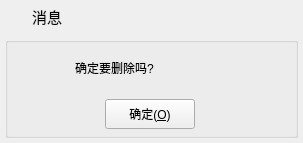
<?xml version="1.0" encoding="UTF-8"?>
<ui version="4.0">
 <class>frmMessageBox</class>
 <widget class="QDialog" name="frmMessageBox">
  <property name="geometry">
   <rect>
    <x>0</x>
    <y>0</y>
    <width>303</width>
    <height>143</height>
   </rect>
  </property>
  <property name="windowTitle">
   <string>提示</string>
  </property>
  <property name="windowIcon">
   <iconset resource="resources.qrc">
    <normaloff>:/image/diamond.png</normaloff>:/image/diamond.png</iconset>
  </property>
  <layout class="QVBoxLayout" name="verticalLayout">
   <property name="spacing">
    <number>0</number>
   </property>
   <property name="leftMargin">
    <number>0</number>
   </property>
   <property name="topMargin">
    <number>0</number>
   </property>
   <property name="rightMargin">
    <number>0</number>
   </property>
   <property name="bottomMargin">
    <number>0</number>
   </property>
   <item>
    <widget class="QWidget" name="widget_title" native="true">
     <property name="sizePolicy">
      <sizepolicy hsizetype="Preferred" vsizetype="Fixed">
       <horstretch>0</horstretch>
       <verstretch>0</verstretch>
      </sizepolicy>
     </property>
     <property name="minimumSize">
      <size>
       <width>100</width>
       <height>28</height>
      </size>
     </property>
     <layout class="QHBoxLayout" name="horizontalLayout_2">
      <property name="spacing">
       <number>0</number>
      </property>
      <property name="leftMargin">
       <number>0</number>
      </property>
      <property name="topMargin">
       <number>0</number>
      </property>
      <property name="rightMargin">
       <number>0</number>
      </property>
      <property name="bottomMargin">
       <number>0</number>
      </property>
      <item>
       <widget class="QLabel" name="lab_Ico">
        <property name="sizePolicy">
         <sizepolicy hsizetype="Minimum" vsizetype="Preferred">
          <horstretch>0</horstretch>
          <verstretch>0</verstretch>
         </sizepolicy>
        </property>
        <property name="minimumSize">
         <size>
          <width>32</width>
          <height>0</height>
         </size>
        </property>
        <property name="text">
         <string/>
        </property>
        <property name="alignment">
         <set>Qt::AlignCenter</set>
        </property>
       </widget>
      </item>
      <item>
       <widget class="QLabel" name="lab_Title">
        <property name="sizePolicy">
         <sizepolicy hsizetype="Expanding" vsizetype="Preferred">
          <horstretch>0</horstretch>
          <verstretch>0</verstretch>
         </sizepolicy>
        </property>
        <property name="font">
         <font>
          <family>微软雅黑</family>
          <pointsize>11</pointsize>
          <weight>50</weight>
          <italic>false</italic>
          <bold>false</bold>
         </font>
        </property>
        <property name="styleSheet">
         <string notr="true"/>
        </property>
        <property name="text">
         <string>消息</string>
        </property>
        <property name="alignment">
         <set>Qt::AlignLeading|Qt::AlignLeft|Qt::AlignVCenter</set>
        </property>
       </widget>
      </item>
      <item>
       <widget class="QWidget" name="widget_menu" native="true">
        <property name="sizePolicy">
         <sizepolicy hsizetype="Minimum" vsizetype="Preferred">
          <horstretch>0</horstretch>
          <verstretch>0</verstretch>
         </sizepolicy>
        </property>
        <layout class="QHBoxLayout" name="horizontalLayout">
         <property name="spacing">
          <number>0</number>
         </property>
         <property name="leftMargin">
          <number>0</number>
         </property>
         <property name="topMargin">
          <number>0</number>
         </property>
         <property name="rightMargin">
          <number>0</number>
         </property>
         <property name="bottomMargin">
          <number>0</number>
         </property>
         <item>
          <widget class="QPushButton" name="btnMenu_Close">
           <property name="sizePolicy">
            <sizepolicy hsizetype="Minimum" vsizetype="Expanding">
             <horstretch>0</horstretch>
             <verstretch>0</verstretch>
            </sizepolicy>
           </property>
           <property name="minimumSize">
            <size>
             <width>32</width>
             <height>32</height>
            </size>
           </property>
           <property name="cursor">
            <cursorShape>ArrowCursor</cursorShape>
           </property>
           <property name="focusPolicy">
            <enum>Qt::NoFocus</enum>
           </property>
           <property name="toolTip">
            <string>关闭</string>
           </property>
           <property name="text">
            <string/>
           </property>
           <property name="flat">
            <bool>true</bool>
           </property>
          </widget>
         </item>
        </layout>
       </widget>
      </item>
     </layout>
    </widget>
   </item>
   <item>
    <widget class="QWidget" name="widget_main" native="true">
     <property name="styleSheet">
      <string notr="true">font: 11pt &quot;微软雅黑&quot;;</string>
     </property>
     <layout class="QVBoxLayout" name="verticalLayout_2">
      <property name="spacing">
       <number>5</number>
      </property>
      <property name="leftMargin">
       <number>5</number>
      </property>
      <property name="topMargin">
       <number>5</number>
      </property>
      <property name="rightMargin">
       <number>5</number>
      </property>
      <property name="bottomMargin">
       <number>5</number>
      </property>
      <item>
       <widget class="QGroupBox" name="groupBox">
        <property name="title">
         <string/>
        </property>
        <widget class="QLabel" name="labIcoMain">
         <property name="geometry">
          <rect>
           <x>10</x>
           <y>10</y>
           <width>45</width>
           <height>45</height>
          </rect>
         </property>
         <property name="styleSheet">
          <string notr="true">border-image: url(:/image/info.png);</string>
         </property>
         <property name="text">
          <string/>
         </property>
        </widget>
        <widget class="QLabel" name="labInfo">
         <property name="geometry">
          <rect>
           <x>70</x>
           <y>10</y>
           <width>211</width>
           <height>41</height>
          </rect>
         </property>
         <property name="text">
          <string>确定要删除吗?</string>
         </property>
         <property name="scaledContents">
          <bool>false</bool>
         </property>
         <property name="wordWrap">
          <bool>true</bool>
         </property>
        </widget>
        <widget class="QWidget" name="layoutWidget">
         <property name="geometry">
          <rect>
           <x>10</x>
           <y>60</y>
           <width>271</width>
           <height>34</height>
          </rect>
         </property>
         <layout class="QHBoxLayout" name="horizontalLayout_3">
          <item>
           <widget class="QPushButton" name="btnOk">
            <property name="maximumSize">
             <size>
              <width>90</width>
              <height>30</height>
             </size>
            </property>
            <property name="cursor">
             <cursorShape>PointingHandCursor</cursorShape>
            </property>
            <property name="focusPolicy">
             <enum>Qt::NoFocus</enum>
            </property>
            <property name="styleSheet">
             <string notr="true"/>
            </property>
            <property name="text">
             <string>确定(&amp;O)</string>
            </property>
            <property name="icon">
             <iconset>
              <normaloff>:/image/update.png</normaloff>:/image/update.png</iconset>
            </property>
            <property name="iconSize">
             <size>
              <width>20</width>
              <height>20</height>
             </size>
            </property>
           </widget>
          </item>
         </layout>
        </widget>
       </widget>
      </item>
     </layout>
    </widget>
   </item>
  </layout>
 </widget>
 <resources>
  <include location="resources.qrc"/>
 </resources>
 <connections/>
</ui>
